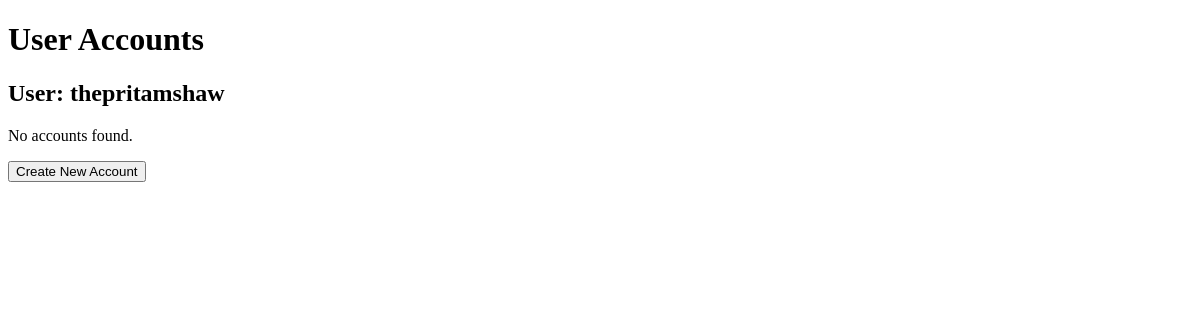
The page /useraccounts (signed in) on the database as committed earlier.
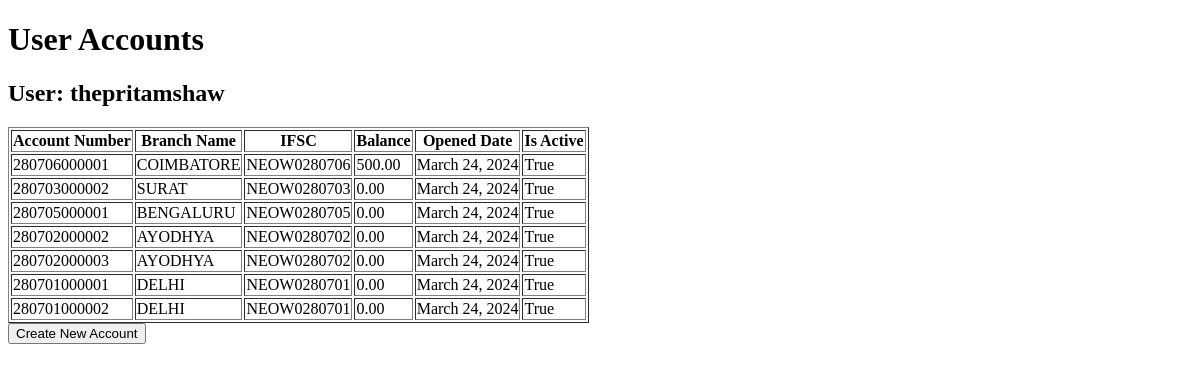
The same page on the database as committed later.
### neowave/models.py (models this page shows, shortened)
class Account(models.Model):
	user = models.ForeignKey(User, on_delete=models.CASCADE)
	account_number = models.CharField(max_length=12, unique=True)
	branch_name = models.ForeignKey(Branch, on_delete=models.SET_NULL, null=True)
	ifsc = models.CharField(max_length=11, default='')
	balance = models.DecimalField(max_digits=10, decimal_places=2, default=0)
	opened_date = models.DateField(default=timezone.now)
	is_active = models.BooleanField(default=True)
	account_holder_name = models.CharField(max_length=255, default='')

class Branch(models.Model):
	branch_name = models.CharField(max_length=100)
	address = models.CharField(max_length=255)
	ifsc = models.CharField(max_length=11, unique=True)
	pincode = models.CharField(max_length=6)
	def __str__(self):
		return self.branch_name

### neowave/views.py (the view)
# urls.py: path('useraccounts', views.useraccounts, name= 'useraccounts'),
def useraccounts(request):
	accounts = Account.objects.filter(user=request.user)
	branches = Branch.objects.all()
	return render(request, 'useraccounts.html', {'accounts': accounts, 'branches': branches})

### templates/useraccounts.html (shortened to what this page needs)
{% load static %}
<!DOCTYPE html>
<html lang="en">
<head>
</head>
<body>
	<h1>User Accounts</h1>
	<h2>User: {{ user.username }}</h2>
	{% if accounts %}
		<table border="1">
			<thead>
				<tr>
					<th>Account Number</th>
					<th>Branch Name</th>
					<th>IFSC</th>
					<th>Balance</th>
					<th>Opened Date</th>
					<th>Is Active</th>
				</tr>
			</thead>
			<tbody>
				{% for account in accounts %}
					<tr>
						<td>{{ account.account_number }}</td>
						<td>{{ account.branch_name }}</td>
						<td>{{ account.ifsc }}</td>
						<td>{{ account.balance }}</td>
						<td>{{ account.opened_date }}</td>
						<td>{{ account.is_active }}</td>
					</tr>
				{% endfor %}
			</tbody>
		</table>
	{% else %}
		<p>No accounts found.</p>
	{% endif %}
	<a href="createaccount"><button>Create New Account</button></a>
</body>
</html>

Rows that differ between the two databases and show on the page:
added Account: account_number "280706000001", branch_name "COIMBATORE", ifsc "NEOW0280706", balance "500.00", opened_date "March 24, 2024", is_active "True"
added Account: account_number "280703000002", branch_name "SURAT", ifsc "NEOW0280703", balance "0.00", opened_date "March 24, 2024", is_active "True"
added Account: account_number "280705000001", branch_name "BENGALURU", ifsc "NEOW0280705", balance "0.00", opened_date "March 24, 2024", is_active "True"
added Account: account_number "280702000002", branch_name "AYODHYA", ifsc "NEOW0280702", balance "0.00", opened_date "March 24, 2024", is_active "True"
added Account: account_number "280702000003", branch_name "AYODHYA", ifsc "NEOW0280702", balance "0.00", opened_date "March 24, 2024", is_active "True"
added Account: account_number "280701000001", branch_name "DELHI", ifsc "NEOW0280701", balance "0.00", opened_date "March 24, 2024", is_active "True"
added Account: account_number "280701000002", branch_name "DELHI", ifsc "NEOW0280701", balance "0.00", opened_date "March 24, 2024", is_active "True"
Other text that changed with them:
text no longer shown: "No accounts found."
text now shown: "Account Number Branch Name IFSC Balance Opened Date Is Active"
